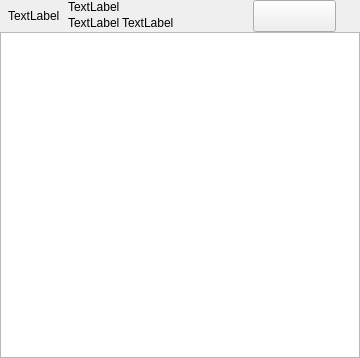
<?xml version="1.0" encoding="UTF-8"?>
<ui version="4.0">
 <class>ShareWithGroupWidget</class>
 <widget class="QWidget" name="ShareWithGroupWidget">
  <property name="geometry">
   <rect>
    <x>0</x>
    <y>0</y>
    <width>360</width>
    <height>358</height>
   </rect>
  </property>
  <property name="windowTitle">
   <string>Form</string>
  </property>
  <layout class="QVBoxLayout" name="verticalLayout_2">
   <property name="spacing">
    <number>0</number>
   </property>
   <property name="leftMargin">
    <number>0</number>
   </property>
   <property name="topMargin">
    <number>0</number>
   </property>
   <property name="rightMargin">
    <number>0</number>
   </property>
   <property name="bottomMargin">
    <number>0</number>
   </property>
   <item>
    <layout class="QVBoxLayout" name="verticalLayout">
     <property name="spacing">
      <number>0</number>
     </property>
     <item>
      <widget class="QWidget" name="labelWidget" native="true">
       <property name="minimumSize">
        <size>
         <width>0</width>
         <height>32</height>
        </size>
       </property>
       <property name="maximumSize">
        <size>
         <width>16777215</width>
         <height>32</height>
        </size>
       </property>
       <property name="sizeIncrement">
        <size>
         <width>0</width>
         <height>0</height>
        </size>
       </property>
       <layout class="QHBoxLayout" name="horizontalLayout_2">
        <property name="spacing">
         <number>0</number>
        </property>
        <property name="leftMargin">
         <number>0</number>
        </property>
        <property name="topMargin">
         <number>0</number>
        </property>
        <property name="rightMargin">
         <number>0</number>
        </property>
        <property name="bottomMargin">
         <number>0</number>
        </property>
        <item>
         <layout class="QHBoxLayout" name="horizontalLayout">
          <property name="spacing">
           <number>0</number>
          </property>
          <item>
           <spacer name="horizontalSpacer">
            <property name="orientation">
             <enum>Qt::Horizontal</enum>
            </property>
            <property name="sizeType">
             <enum>QSizePolicy::Fixed</enum>
            </property>
            <property name="sizeHint" stdset="0">
             <size>
              <width>8</width>
              <height>20</height>
             </size>
            </property>
           </spacer>
          </item>
          <item>
           <widget class="QLabel" name="guidlName_label">
            <property name="text">
             <string>TextLabel</string>
            </property>
           </widget>
          </item>
          <item>
           <spacer name="horizontalSpacer_3">
            <property name="orientation">
             <enum>Qt::Horizontal</enum>
            </property>
            <property name="sizeType">
             <enum>QSizePolicy::Fixed</enum>
            </property>
            <property name="sizeHint" stdset="0">
             <size>
              <width>8</width>
              <height>20</height>
             </size>
            </property>
           </spacer>
          </item>
          <item>
           <layout class="QVBoxLayout" name="verticalLayout_3">
            <property name="spacing">
             <number>0</number>
            </property>
            <property name="rightMargin">
             <number>0</number>
            </property>
            <item>
             <widget class="QLabel" name="label_usercount_prefix">
              <property name="text">
               <string>TextLabel</string>
              </property>
             </widget>
            </item>
            <item>
             <layout class="QHBoxLayout" name="horizontalLayout_3">
              <property name="spacing">
               <number>0</number>
              </property>
              <property name="leftMargin">
               <number>0</number>
              </property>
              <property name="rightMargin">
               <number>0</number>
              </property>
              <item>
               <widget class="QLabel" name="groupUserCount_label">
                <property name="text">
                 <string>TextLabel</string>
                </property>
               </widget>
              </item>
              <item>
               <spacer name="horizontalSpacer_6">
                <property name="orientation">
                 <enum>Qt::Horizontal</enum>
                </property>
                <property name="sizeType">
                 <enum>QSizePolicy::Fixed</enum>
                </property>
                <property name="sizeHint" stdset="0">
                 <size>
                  <width>2</width>
                  <height>20</height>
                 </size>
                </property>
               </spacer>
              </item>
              <item>
               <widget class="QLabel" name="label_2">
                <property name="text">
                 <string>TextLabel</string>
                </property>
               </widget>
              </item>
              <item>
               <spacer name="horizontalSpacer_2">
                <property name="orientation">
                 <enum>Qt::Horizontal</enum>
                </property>
                <property name="sizeHint" stdset="0">
                 <size>
                  <width>40</width>
                  <height>20</height>
                 </size>
                </property>
               </spacer>
              </item>
             </layout>
            </item>
           </layout>
          </item>
          <item>
           <spacer name="horizontalSpacer_5">
            <property name="orientation">
             <enum>Qt::Horizontal</enum>
            </property>
            <property name="sizeHint" stdset="0">
             <size>
              <width>40</width>
              <height>20</height>
             </size>
            </property>
           </spacer>
          </item>
          <item>
           <widget class="QPushButton" name="selectAll_btn">
            <property name="minimumSize">
             <size>
              <width>83</width>
              <height>32</height>
             </size>
            </property>
            <property name="maximumSize">
             <size>
              <width>83</width>
              <height>32</height>
             </size>
            </property>
            <property name="text">
             <string/>
            </property>
           </widget>
          </item>
          <item>
           <spacer name="horizontalSpacer_4">
            <property name="orientation">
             <enum>Qt::Horizontal</enum>
            </property>
            <property name="sizeType">
             <enum>QSizePolicy::Fixed</enum>
            </property>
            <property name="sizeHint" stdset="0">
             <size>
              <width>24</width>
              <height>20</height>
             </size>
            </property>
           </spacer>
          </item>
         </layout>
        </item>
       </layout>
      </widget>
     </item>
     <item>
      <widget class="VideoChatQListWidget" name="gourpUser_listWidget"/>
     </item>
    </layout>
   </item>
  </layout>
 </widget>
 <customwidgets>
  <customwidget>
   <class>VideoChatQListWidget</class>
   <extends>QListWidget</extends>
   <header>VideoChatQListWidget.h</header>
  </customwidget>
 </customwidgets>
 <resources/>
 <connections/>
</ui>
